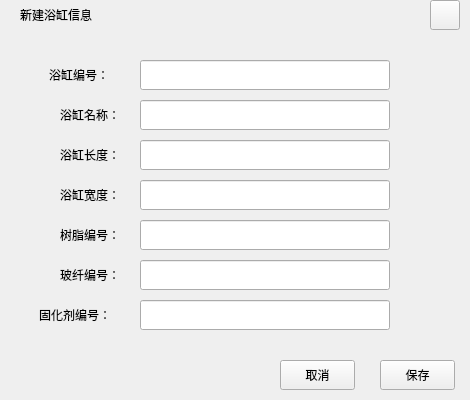
<?xml version="1.0" encoding="UTF-8"?>
<ui version="4.0">
 <class>TableBath</class>
 <widget class="QWidget" name="TableBath">
  <property name="geometry">
   <rect>
    <x>0</x>
    <y>0</y>
    <width>470</width>
    <height>400</height>
   </rect>
  </property>
  <property name="windowTitle">
   <string>Form</string>
  </property>
  <widget class="QLabel" name="InerLab">
   <property name="geometry">
    <rect>
     <x>60</x>
     <y>80</y>
     <width>401</width>
     <height>231</height>
    </rect>
   </property>
   <property name="styleSheet">
    <string notr="true"/>
   </property>
   <property name="text">
    <string/>
   </property>
  </widget>
  <widget class="QLineEdit" name="BathTubName">
   <property name="geometry">
    <rect>
     <x>140</x>
     <y>100</y>
     <width>250</width>
     <height>30</height>
    </rect>
   </property>
  </widget>
  <widget class="QLabel" name="UserLab_1">
   <property name="geometry">
    <rect>
     <x>60</x>
     <y>100</y>
     <width>80</width>
     <height>30</height>
    </rect>
   </property>
   <property name="text">
    <string>浴缸名称：</string>
   </property>
  </widget>
  <widget class="QLabel" name="label">
   <property name="geometry">
    <rect>
     <x>20</x>
     <y>0</y>
     <width>151</width>
     <height>30</height>
    </rect>
   </property>
   <property name="text">
    <string>新建浴缸信息</string>
   </property>
  </widget>
  <widget class="QPushButton" name="SaveBtn">
   <property name="geometry">
    <rect>
     <x>380</x>
     <y>360</y>
     <width>75</width>
     <height>30</height>
    </rect>
   </property>
   <property name="text">
    <string>保存</string>
   </property>
  </widget>
  <widget class="QLabel" name="TitleLab">
   <property name="geometry">
    <rect>
     <x>10</x>
     <y>10</y>
     <width>461</width>
     <height>31</height>
    </rect>
   </property>
   <property name="text">
    <string/>
   </property>
  </widget>
  <widget class="QPushButton" name="CancleBtn">
   <property name="geometry">
    <rect>
     <x>280</x>
     <y>360</y>
     <width>75</width>
     <height>30</height>
    </rect>
   </property>
   <property name="text">
    <string>取消</string>
   </property>
  </widget>
  <widget class="QPushButton" name="CloseBtn">
   <property name="geometry">
    <rect>
     <x>430</x>
     <y>0</y>
     <width>30</width>
     <height>30</height>
    </rect>
   </property>
   <property name="text">
    <string/>
   </property>
  </widget>
  <widget class="QLineEdit" name="BathTubH">
   <property name="geometry">
    <rect>
     <x>140</x>
     <y>140</y>
     <width>250</width>
     <height>30</height>
    </rect>
   </property>
  </widget>
  <widget class="QLabel" name="UserLab_2">
   <property name="geometry">
    <rect>
     <x>60</x>
     <y>140</y>
     <width>80</width>
     <height>30</height>
    </rect>
   </property>
   <property name="text">
    <string>浴缸长度：</string>
   </property>
  </widget>
  <widget class="QLineEdit" name="BathTubW">
   <property name="geometry">
    <rect>
     <x>140</x>
     <y>180</y>
     <width>250</width>
     <height>30</height>
    </rect>
   </property>
  </widget>
  <widget class="QLabel" name="UserLab_3">
   <property name="geometry">
    <rect>
     <x>60</x>
     <y>180</y>
     <width>80</width>
     <height>30</height>
    </rect>
   </property>
   <property name="text">
    <string>浴缸宽度：</string>
   </property>
  </widget>
  <widget class="QLineEdit" name="ResinID">
   <property name="geometry">
    <rect>
     <x>140</x>
     <y>220</y>
     <width>250</width>
     <height>30</height>
    </rect>
   </property>
  </widget>
  <widget class="QLabel" name="UserLab_4">
   <property name="geometry">
    <rect>
     <x>60</x>
     <y>220</y>
     <width>80</width>
     <height>30</height>
    </rect>
   </property>
   <property name="text">
    <string>树脂编号：</string>
   </property>
  </widget>
  <widget class="QLineEdit" name="FiberGlassID">
   <property name="geometry">
    <rect>
     <x>140</x>
     <y>260</y>
     <width>250</width>
     <height>30</height>
    </rect>
   </property>
  </widget>
  <widget class="QLabel" name="UserLab_5">
   <property name="geometry">
    <rect>
     <x>60</x>
     <y>260</y>
     <width>80</width>
     <height>30</height>
    </rect>
   </property>
   <property name="text">
    <string>玻纤编号：</string>
   </property>
  </widget>
  <widget class="QLineEdit" name="CurAgID">
   <property name="geometry">
    <rect>
     <x>140</x>
     <y>300</y>
     <width>250</width>
     <height>30</height>
    </rect>
   </property>
  </widget>
  <widget class="QLabel" name="UserLab_6">
   <property name="geometry">
    <rect>
     <x>39</x>
     <y>300</y>
     <width>101</width>
     <height>30</height>
    </rect>
   </property>
   <property name="text">
    <string>固化剂编号：</string>
   </property>
  </widget>
  <widget class="QLabel" name="UserLab_7">
   <property name="geometry">
    <rect>
     <x>49</x>
     <y>60</y>
     <width>91</width>
     <height>30</height>
    </rect>
   </property>
   <property name="text">
    <string>浴缸编号：</string>
   </property>
  </widget>
  <widget class="QLineEdit" name="BathTubID">
   <property name="geometry">
    <rect>
     <x>140</x>
     <y>60</y>
     <width>250</width>
     <height>30</height>
    </rect>
   </property>
  </widget>
  <zorder>InerLab</zorder>
  <zorder>TitleLab</zorder>
  <zorder>BathTubName</zorder>
  <zorder>UserLab_1</zorder>
  <zorder>label</zorder>
  <zorder>SaveBtn</zorder>
  <zorder>CancleBtn</zorder>
  <zorder>CloseBtn</zorder>
  <zorder>BathTubH</zorder>
  <zorder>UserLab_2</zorder>
  <zorder>BathTubW</zorder>
  <zorder>UserLab_3</zorder>
  <zorder>ResinID</zorder>
  <zorder>UserLab_4</zorder>
  <zorder>FiberGlassID</zorder>
  <zorder>UserLab_5</zorder>
  <zorder>CurAgID</zorder>
  <zorder>UserLab_6</zorder>
  <zorder>UserLab_7</zorder>
  <zorder>BathTubID</zorder>
 </widget>
 <resources/>
 <connections/>
</ui>
